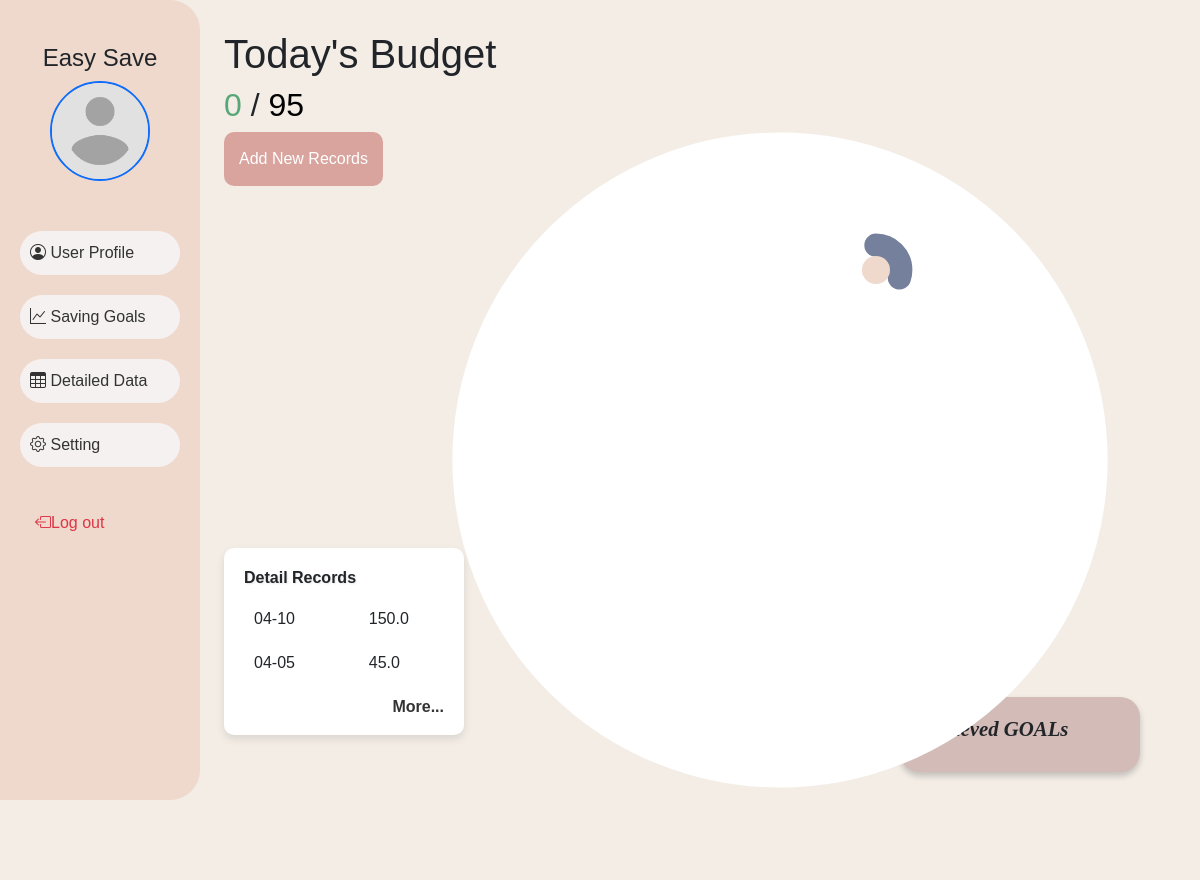
The app's page /home (signed in), older data.
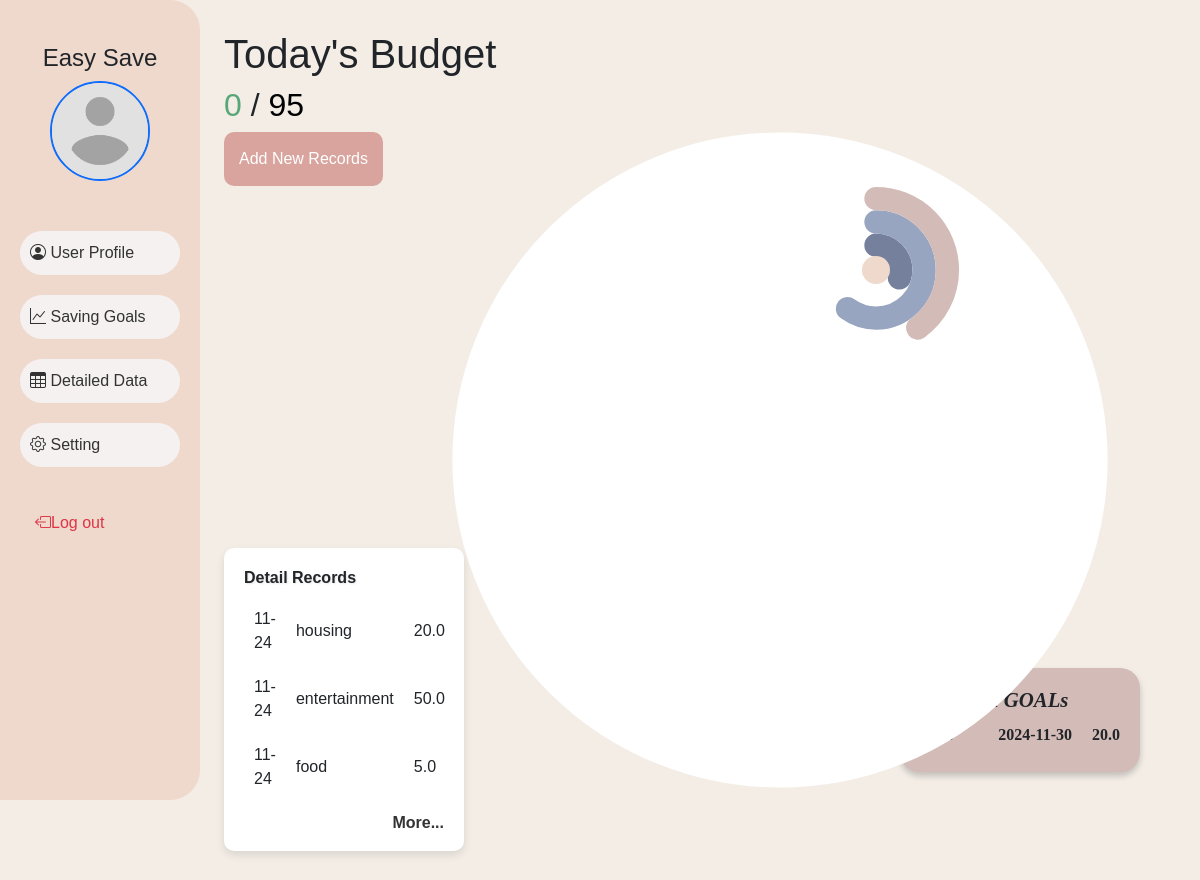
The same page, newer data.
### database.py (models this page shows, shortened)
class  Record(db.Model):
    __tablename__ = 'record'
    record_id = db.Column(db.Integer, primary_key=True, autoincrement=True)
    user_id = db.Column(db.Integer, db.ForeignKey('user.user_id'), nullable=True)
    amount = db.Column(db.Float)
    date = db.Column(db.DateTime)
    category = db.Column(db.String(200))
    note = db.Column(db.String(300))

class Saving_Goal(db.Model):
    __tablename__ = 'saving_goal'
    saving_goal_id = db.Column(db.Integer, primary_key=True, autoincrement=True)
    user_id = db.Column(db.Integer, db.ForeignKey('user.user_id'), nullable=True)
    name = db.Column(db.String(200))
    amount = db.Column(db.Float)
    start_date = db.Column(db.DateTime)
    end_date = db.Column(db.DateTime)
    progress = db.Column(db.String(100))
    progress_amount = db.Column(db.Float)
    def __repr__(self):
        return f"Saving Goal: {self.saving_goal_id}"

### app.py (the view)
@app.route('/home')
def home():
    if 'user_id' not in session:
        return render_template('login.html')
    user_id = session.get('user_id')
    user = User.query.filter_by(user_id = user_id).first()
    spending = Record.query.filter_by(user_id = user.user_id).order_by(Record.date.desc()).limit(3).all()
    today = datetime.now().date()
    today_records = Record.query.filter(
        Record.user_id == user.user_id,
        func.date(Record.date) == today
    ).all()
    savingGoals = Saving_Goal.query.filter_by(user_id = user.user_id).limit(3).all()
    achievedGoals = Saving_Goal.query.filter(
        Saving_Goal.user_id == user.user_id,
        Saving_Goal.progress == "finished"
        ).order_by(Saving_Goal.end_date.desc()).limit(3).all()
    print(achievedGoals)
    category_averages = fetch_combined_financial_data(user_id, db.session)
    avg_disposable_income = user.average_income or 0.0
    avg_spending = user.average_spending or 0.0
    for goal in savingGoals:
        if goal:
            savings_goal = goal.amount
        else:
            savings_goal = avg_disposable_income * 0.20  # Default to 20% if no goal set
        allocations = allocate_budget(avg_disposable_income, savings_goal, category_averages)
    return render_template('index.html', active_page='home', user = user, spending = spending, savingGoals = savingGoals, today_records = today_records, achievedGoals = achievedGoals)

### templates/index.html (shortened to what the changed rows need)
{% extends "base.html" %}
{% block styles %}
    <link rel="stylesheet" href="{{ url_for('static', filename='css/index.css') }}">
{% endblock %}
{% block content %}
<div class="flex-container">
    <div>
        {% set ns = namespace(total_amount=0) %}
        {% set buget = 95 %}
        {% for record in today_records %}
            {% if record.category not in ["allowance", "income", "living_expenses"] %}
                {% set ns.total_amount = ns.total_amount + record.amount %}
            {% endif %}
        {% endfor %}
        <h1>Today's Budget</h1>
        <h2 class="buget-text">
            <span id="spent" style="color: #58A778;">{{ ns.total_amount }}</span>
            /
            <span id="total" style="color: black;">{{ buget }}</span>
        </h2>
    </div>
    <div class="detail-records">
        <h2>Detail Records</h2>
        <table class="records-table">
            <tbody>
                {%for record in spending%}
                    <tr>
                        <td>{{record.date.strftime('%m-%d')}}</td>
                        <td>{{record.category.split(':')[1]}}</td>
                        <td>{{record.amount}}</td>
                    </tr>
                {%endfor%}
            </tbody>
        </table>
    </div>
    <div class="achieved-goals">
        {%for goal in achievedGoals%}
            <div class="goal-item">
                <span class="goal-name">{{goal.name}}</span>
                <span class="goal-date">{{goal.end_date.strftime('%Y-%m-%d')}}</span>
                <span class="goal-amount">{{goal.amount}}</span>
            </div>
        {%endfor%}
    </div>
    <div class="spending">
        <svg viewBox="0 0 100 100" class="circular-chart">
            <circle class="circle-bg-spending" cx="50" cy="50" r="29" />
            <circle class="circle-center-spending" cx="50" cy="50" r="19.6" />
            {% if today_records is not none %}
                {% set circumference = 2 * 3.14159 * 29 %}
                {% set ns = namespace(prev_filled_length=0) %}
                {% for record in today_records %}
                    {% if record.category not in ["allowance", "income", "living_expenses"] %}
                        {% set percentage = (((record.amount / 95) * 100) | round) %}
                        {% set filled_length = (percentage / 100) * circumference %}
                        {% set stroke_dasharray = "{} {}".format(filled_length, circumference) %}
                        {% if  ns.prev_filled_length == 0 %}
                            {% set stroke_dashoffset =  ns.prev_filled_length %}
                        {%else%}
                            {%set stroke_dashoffset =  filled_length + ns.prev_filled_length%}
                        {%endif%}
                        <circle class="circle spending-progress spending-{{ loop.index }}"
                                cx="50" cy="50" r="29"
                                stroke-dasharray="{{ stroke_dasharray }}"
                                stroke-dashoffset="{{ stroke_dashoffset }}">
                                <title>{{record.category}}  {{record.amount}}</title>
                        </circle>
                        {% set ns.prev_filled_length = ns.prev_filled_length + filled_length %}
                    {% endif %}
                {% endfor %}
            {% endif %}
        </svg>
        {% if savingGoals is not none %}
        <div class="saving-goals">
            <svg viewBox="0 0 36 36" class="circular-chart">
                    {% set ns = namespace(radius = 5.3) %}
                    <circle class="circle-bg" cx="18" cy="18" r="{{ns.radius * (savingGoals|length)}}" />
                {% for goal in savingGoals %}
                    {% set percentage = ((goal.progress_amount / goal.amount) * 100 if goal.amount != 0 else 0) | round %}
                    {% set circumference = 2 * 3.14159 * ns.radius %}
                    {% set filled_length = (percentage / 100) * circumference %}
                    {% set stroke_dasharray = "{} {}".format(filled_length, circumference) %}
                    <circle class="circle goal-{{loop.index}}"
                        cx="18" cy="18" r="{{ ns.radius }}"
                        stroke-dasharray="{{ stroke_dasharray }}">
                    <title>{{ goal.progress_amount }}/{{ goal.amount }}  {{ ((goal.progress_amount / goal.amount) * 100) | round }}%</title>
                    </circle>
                    {% set ns.radius = ns.radius + 5 %}
                {% endfor %}
                <circle class="circle-center" cx="18" cy="18" r="3"/>
            </svg>
        </div>
        {% endif %}
    </div>
</div>
{% endblock %}

Row changes from the older to the newer data that the page shows:
no longer on this page (row unchanged): Record: date "04-10", amount "150.0"
no longer on this page (row unchanged): Record: date "04-05", amount "45.0"
added Record: date "11-24", category "housing", amount "20.0"
added Record: date "11-24", category "entertainment", amount "50.0"
added Record: date "11-24", category "food", amount "5.0"
added Saving_Goal: name "None", end_date "2024-11-30", amount "20.0"
